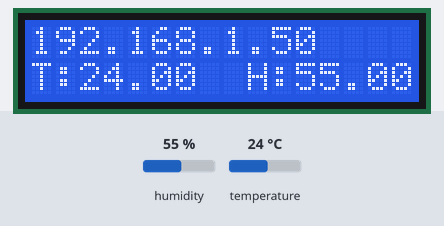
Simulated run of this sketch. Board: ESP8266 (NodeMCU). Parts: 16×2 character LCD. The test bench sets the inputs (shaded band); at power-on: humidity 55 %, temperature 24 °C. WiFi joins after 1.5 s; servers stay silent unless stated; uploads are accepted with an empty reply; what the sketch prints to the serial monitor is not drawn.

Above: at 2.7 s.
2.8 s: humidity set to 22 %
At 10.6 s:
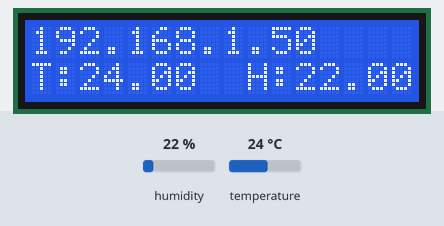
11.3 s: temperature set to 12 °C
At 18.0 s:
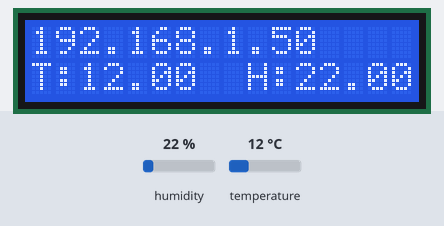
18.6 s: humidity set to 40 %
At 25.4 s:
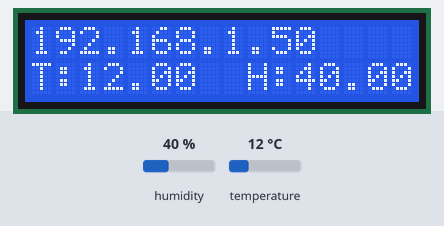
25.8 s: temperature set to 19 °C
At 32.8 s:
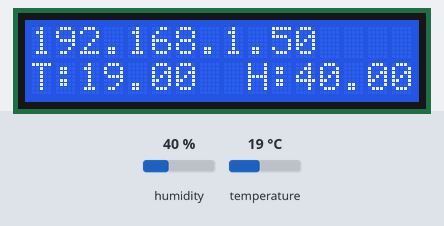
Timing chart, 0 to 34.1 s (numbered marks = the images above; inputs shaded):
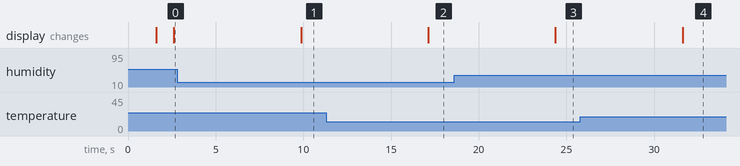

The sketch:

Wifi_project_5_api_DHT_LCD.ino
```cpp
#include <ESP8266WiFi.h>
#include <dht.h>
#include  <Wire.h>
#include  <LiquidCrystal_I2C.h>
#include <ESP8266HTTPClient.h>
#include <WiFiClient.h>


dht DHT;
#define DHT11_PIN 2

LiquidCrystal_I2C lcd(0x27, 2, 1, 0, 4, 5, 6, 7, 3, POSITIVE);


const char *ssid =  "Fedora_2G";     // replace with your wifi ssid and wpa2 key
const char *password =  "Muhammed1984$";

const char* serverName = "http://nodemcu.codeforiraq.org/insert.php";
//String apiKey = "MuhammedEssa";
String sensorName = "Muhammed Essa";


void setup() {

  // initialize LCD
  lcd.begin(16,2);
  // turn on LCD backlight
  lcd.backlight();


  Serial.begin(115200);

  // Connect to Wi-Fi network with SSID and password
  Serial.print("Connecting to ");
  Serial.println(ssid);
  WiFi.begin(ssid, password);
  while (WiFi.status() != WL_CONNECTED) {
    delay(500);
    Serial.print(".");
  }
  // Print local IP address and start web server
  Serial.println("");
  Serial.println("WiFi connected.");
  Serial.println("IP address: ");
  Serial.println(WiFi.localIP());


}


void loop() {


  int chk = DHT.read11(DHT11_PIN);
  // set cursor to first column, first row
  lcd.setCursor(0, 0);
  // print message
  lcd.print(  WiFi.localIP()   );
  delay(1000);
  // set cursor to first column, second row
  lcd.setCursor(0,1);
  lcd.print("T:");
  lcd.println(DHT.temperature);
  lcd.print("H:");
  lcd.println(DHT.humidity);
  delay(1000);


  //Check WiFi connection status
  if(WiFi.status()== WL_CONNECTED){
    HTTPClient http;


  http.begin(serverName);     //Specify request destination
  http.addHeader("Content-Type", "application/json");
  int httpCode = http.POST("{\"name\":\""+sensorName
                           +"\",\"ip_address\":\""+WiFi.localIP().toString()
                           +"\",\"temperature\":\""+String(DHT.temperature)
                           +"\",\"humidity\":\""+String(DHT.humidity)
                           +"\",\"active\":\"Ture\"}");
  String payload = http.getString();    //Get the response payload

 Serial.println(serverName);
  Serial.println(httpCode);   //Print HTTP return code
  Serial.println(payload);    //Print request response payload

  http.end();  //Close connection

  delay(5000);  //GET Data at every 5 seconds


  }
}
```

Measured:
- after the input at 2.8 s, the display: changes after 7.1 s (image 1)
- after the input at 11.3 s, the display: changes after 5.8 s (image 2)
- after the input at 18.6 s, the display: changes after 5.8 s (image 3)
- after the input at 25.8 s, the display: changes after 5.8 s (image 4)
